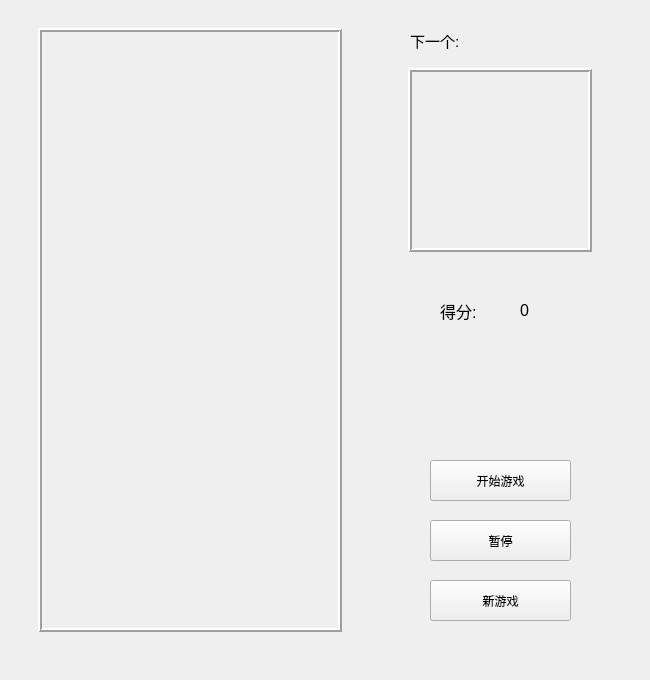
<?xml version="1.0" encoding="UTF-8"?>
<ui version="4.0">
 <class>Widget</class>
 <widget class="QWidget" name="Widget">
  <property name="geometry">
   <rect>
    <x>0</x>
    <y>0</y>
    <width>650</width>
    <height>680</height>
   </rect>
  </property>
  <property name="windowTitle">
   <string>Widget</string>
  </property>
  <widget class="QFrame" name="MainBoard">
   <property name="geometry">
    <rect>
     <x>38</x>
     <y>28</y>
     <width>304</width>
     <height>604</height>
    </rect>
   </property>
   <property name="frameShape">
    <enum>QFrame::Box</enum>
   </property>
   <property name="frameShadow">
    <enum>QFrame::Raised</enum>
   </property>
   <property name="lineWidth">
    <number>2</number>
   </property>
  </widget>
  <widget class="QFrame" name="NextBoard">
   <property name="geometry">
    <rect>
     <x>408</x>
     <y>68</y>
     <width>184</width>
     <height>184</height>
    </rect>
   </property>
   <property name="frameShape">
    <enum>QFrame::Box</enum>
   </property>
   <property name="frameShadow">
    <enum>QFrame::Raised</enum>
   </property>
   <property name="lineWidth">
    <number>2</number>
   </property>
  </widget>
  <widget class="QPushButton" name="pB_start">
   <property name="geometry">
    <rect>
     <x>430</x>
     <y>460</y>
     <width>141</width>
     <height>41</height>
    </rect>
   </property>
   <property name="text">
    <string>开始游戏</string>
   </property>
  </widget>
  <widget class="QPushButton" name="pB_pause">
   <property name="geometry">
    <rect>
     <x>430</x>
     <y>520</y>
     <width>141</width>
     <height>41</height>
    </rect>
   </property>
   <property name="text">
    <string>暂停</string>
   </property>
  </widget>
  <widget class="QLabel" name="label">
   <property name="geometry">
    <rect>
     <x>440</x>
     <y>290</y>
     <width>91</width>
     <height>41</height>
    </rect>
   </property>
   <property name="font">
    <font>
     <pointsize>12</pointsize>
    </font>
   </property>
   <property name="lineWidth">
    <number>1</number>
   </property>
   <property name="text">
    <string>得分:</string>
   </property>
  </widget>
  <widget class="QLabel" name="lb_score">
   <property name="geometry">
    <rect>
     <x>520</x>
     <y>290</y>
     <width>121</width>
     <height>41</height>
    </rect>
   </property>
   <property name="font">
    <font>
     <pointsize>12</pointsize>
    </font>
   </property>
   <property name="text">
    <string>0</string>
   </property>
  </widget>
  <widget class="QPushButton" name="pB_new">
   <property name="geometry">
    <rect>
     <x>430</x>
     <y>580</y>
     <width>141</width>
     <height>41</height>
    </rect>
   </property>
   <property name="text">
    <string>新游戏</string>
   </property>
  </widget>
  <widget class="QLabel" name="label_3">
   <property name="geometry">
    <rect>
     <x>410</x>
     <y>20</y>
     <width>171</width>
     <height>41</height>
    </rect>
   </property>
   <property name="font">
    <font>
     <pointsize>11</pointsize>
    </font>
   </property>
   <property name="text">
    <string>下一个:</string>
   </property>
  </widget>
 </widget>
 <resources/>
 <connections/>
</ui>
